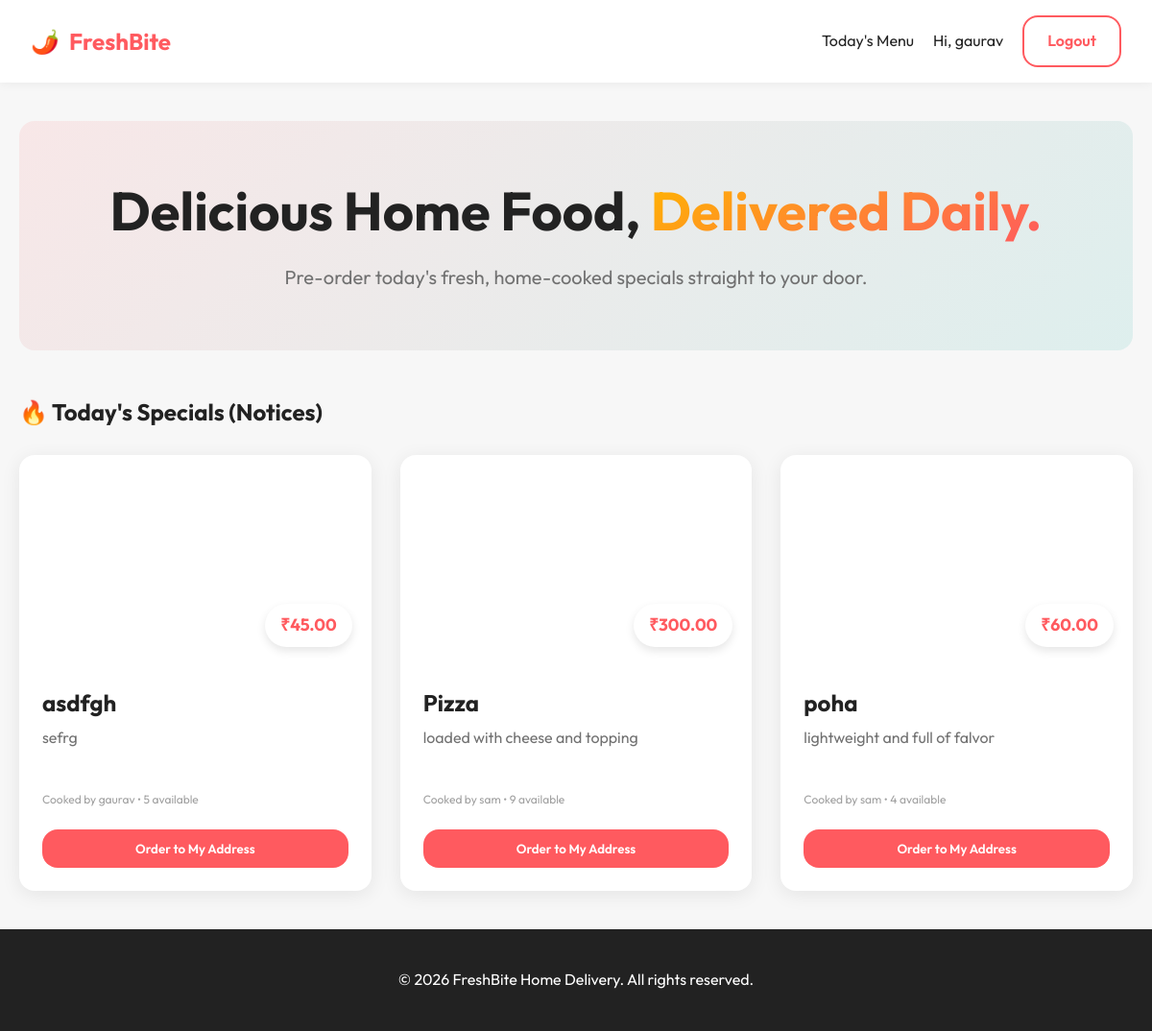
The page / (signed in) on the database its author committed.
### tables this page shows
CREATE TABLE users (
            id INTEGER PRIMARY KEY AUTOINCREMENT,
            username TEXT NOT NULL,
            email TEXT UNIQUE NOT NULL,
            password_hash TEXT NOT NULL,
            is_verified BOOLEAN DEFAULT 0,
            address TEXT,
            role TEXT DEFAULT 'customer'
        );

CREATE TABLE menu_updates (
            id INTEGER PRIMARY KEY AUTOINCREMENT,
            title TEXT NOT NULL,
            description TEXT NOT NULL,
            price REAL,
            quantity INTEGER NOT NULL DEFAULT 1,
            image_url TEXT,
            author_id INTEGER NOT NULL,
            created_at TIMESTAMP DEFAULT CURRENT_TIMESTAMP,
            FOREIGN KEY (author_id) REFERENCES users (id)
        );

### app.py (the view)
@app.route('/')
def index():
    conn = database.get_db()
    menus = conn.execute("""
        SELECT m.*, u.username as seller_name
        FROM menu_updates m
        JOIN users u ON m.author_id = u.id
        ORDER BY m.created_at DESC
    """).fetchall()
    conn.close()
    return render_template('index.html', menus=menus)

### app.py (called while the page is built)
@app.before_request
def load_logged_in_user():
    user_id = session.get('user_id')
    if user_id is None:
        g.user = None
    else:
        conn = database.get_db()
        g.user = conn.execute("SELECT * FROM users WHERE id = ?", (user_id,)).fetchone()
        conn.close()

@app.context_processor
def inject_user():
    return dict(current_user=g.get('user'))

### database.py (called while the page is built)
def get_db():
    conn = sqlite3.connect(DATABASE)
    conn.row_factory = sqlite3.Row
    return conn

### templates/index.html (shortened to what this page needs)
{% extends 'base.html' %}
{% block content %}
<div class="hero">
    <div class="hero-content">
        <h1>Delicious Home Food, <span class="highlight">Delivered Daily.</span></h1>
        <p>Pre-order today's fresh, home-cooked specials straight to your door.</p>
    </div>
</div>
<section class="daily-menu">
    <div class="section-header">
        <h2>🔥 Today's Specials (Notices)</h2>
    </div>
    {% if menus %}
    <div class="menu-grid">
        {% for menu in menus %}
        <div class="menu-card">
            <div class="card-img" style="background-image: url('{{ menu.image_url }}')">
                <span class="price-tag">₹{{ "%.2f"|format(menu.price) }}</span>
            </div>
            <div class="card-content">
                <h3>{{ menu.title }}</h3>
                <p class="description">{{ menu.description }}</p>
                <p class="date"><small>Cooked by {{ menu.seller_name }} • {{ menu.quantity }} available</small></p>
                {% if current_user %}
                {% if current_user.is_verified %}
                {% if menu.quantity > 0 %}
                <form action="{{ url_for('order', menu_id=menu.id) }}" method="POST">
                    <button type="submit" class="btn-primary w-100">Order to My Address</button>
                </form>
                {% endif %}
                {% else %}
                <a href="{{ url_for('verify_otp') }}" class="btn-warning w-100 text-center block">Verify OTP to
                    Order</a>
                {% endif %}
                {% else %}
                <a href="{{ url_for('login') }}" class="btn-outline w-100 text-center block">Login to Order</a>
                {% endif %}
            </div>
        </div>
        {% endfor %}
    </div>
    {% else %}
    <div class="empty-state">
        <span class="icon" style="font-size: 4rem;">🍽️</span>
        <h3>No menus posted yet!</h3>
        <p>Check back later for today's delicious updates.</p>
    </div>
    {% endif %}
</section>
{% endblock %}

### templates/base.html (shortened to what this page needs)
<!DOCTYPE html>
<html lang="en">
<head>
    <link rel="stylesheet" href="{{ url_for('static', filename='style.css') }}">
</head>
<body>
    <nav class="navbar">
        <div class="nav-container">
            <a href="{{ url_for('index') }}" class="logo">
                <span class="icon">🌶️</span> FreshBite
            </a>
            <div class="nav-links">
                <a href="{{ url_for('index') }}">Today's Menu</a>
                {% if current_user %}
                <span class="user-greeting">Hi, {{ current_user.username }}</span>
                <a href="{{ url_for('logout') }}" class="btn-outline">Logout</a>
                {% else %}
                <a href="{{ url_for('login') }}" class="nav-item">Login</a>
                <a href="{{ url_for('register') }}" class="btn-primary">Sign Up</a>
                {% endif %}
            </div>
        </div>
    </nav>
    <main class="main-content">
        {% block content %}{% endblock %}
    </main>
    <footer class="footer">
        <p>&copy; 2026 FreshBite Home Delivery. All rights reserved.</p>
    </footer>
</body>
</html>

### static/style.css (style rules this page uses)
:root { --primary: #FF5A5F; --primary-dark: #FF385C; --secondary: #00A699; --dark: #222222; --light: #F7F7F7; --white: #FFFFFF; --gray: #717171; --shadow: 0 4px 20px rgba(0, 0, 0, 0.08); --shadow-hover: 0 10px 30px rgba(0, 0, 0, 0.12); --radius: 16px; --font: 'Outfit', sans-serif; }
* { margin: 0; padding: 0; box-sizing: border-box; }
body { font-family: var(--font); background-color: var(--light); color: var(--dark); line-height: 1.6; display: flex; flex-direction: column; min-height: 100vh; }
h1, h2, h3, h4, h5 { font-weight: 700; line-height: 1.2; }
a { text-decoration: none; color: inherit; transition: color 0.3s; }
.w-100 { width: 100%; }
.navbar { background: var(--white); padding: 1rem 2rem; box-shadow: 0 2px 10px rgba(0, 0, 0, 0.05); position: sticky; top: 0; z-index: 100; }
.nav-container { max-width: 1200px; margin: 0 auto; display: flex; justify-content: space-between; align-items: center; }
.logo { font-size: 1.5rem; font-weight: 700; color: var(--primary); display: flex; align-items: center; gap: 10px; }
.nav-links { display: flex; gap: 20px; align-items: center; }
button, .btn-primary, .btn-secondary, .btn-warning, .btn-outline { font-family: var(--font); padding: 12px 24px; border-radius: var(--radius); font-weight: 600; cursor: pointer; border: none; transition: all 0.3s cubic-bezier(0.25, 0.8, 0.25, 1); text-align: center; display: inline-block; }
.btn-primary { background: var(--primary); color: white; }
.btn-outline { background: transparent; border: 2px solid var(--primary); color: var(--primary); }
.main-content { flex: 1; max-width: 1200px; width: 100%; margin: 0 auto; padding: 40px 20px; }
.hero { background: linear-gradient(135deg, rgba(255, 90, 95, 0.1), rgba(0, 166, 153, 0.1)); border-radius: var(--radius); padding: 60px 40px; margin-bottom: 50px; text-align: center; }
.hero h1 { font-size: 3.5rem; margin-bottom: 20px; }
.highlight { color: var(--primary); background: -webkit-linear-gradient(120deg, var(--primary), #FFB400); background-clip: text; -webkit-background-clip: text; -webkit-text-fill-color: transparent; }
.hero p { font-size: 1.25rem; color: var(--gray); }
.section-header { display: flex; justify-content: space-between; align-items: center; margin-bottom: 30px; }
.menu-grid { display: grid; grid-template-columns: repeat(auto-fill, minmax(320px, 1fr)); gap: 30px; }
.menu-card { background: var(--white); border-radius: var(--radius); overflow: hidden; box-shadow: var(--shadow); transition: all 0.3s ease; }
.card-img { height: 220px; background-size: cover; background-position: center; position: relative; }
.price-tag { position: absolute; bottom: 20px; right: 20px; background: var(--white); color: var(--primary); padding: 8px 16px; border-radius: 30px; font-weight: 700; font-size: 1.1rem; box-shadow: 0 4px 10px rgba(0, 0, 0, 0.1); }
.card-content { padding: 24px; }
.card-content h3 { font-size: 1.5rem; margin-bottom: 10px; }
.card-content p.description { color: var(--gray); margin-bottom: 15px; min-height: 50px; }
.card-content p.date { color: #A0A0A0; margin-bottom: 20px; font-size: 0.9rem; }
.footer { text-align: center; padding: 40px 20px; background: var(--dark); color: white; margin-top: auto; }

### rows shown on the page
users: username "gaurav"
menu_updates: price "45.00", title "asdfgh", description "sefrg", seller_name "gaurav", quantity "5"
menu_updates: price "300.00", title "Pizza", description "loaded with cheese and topping", seller_name "sam", quantity "9"
menu_updates: price "60.00", title "poha", description "lightweight and full of falvor", seller_name "sam", quantity "4"
